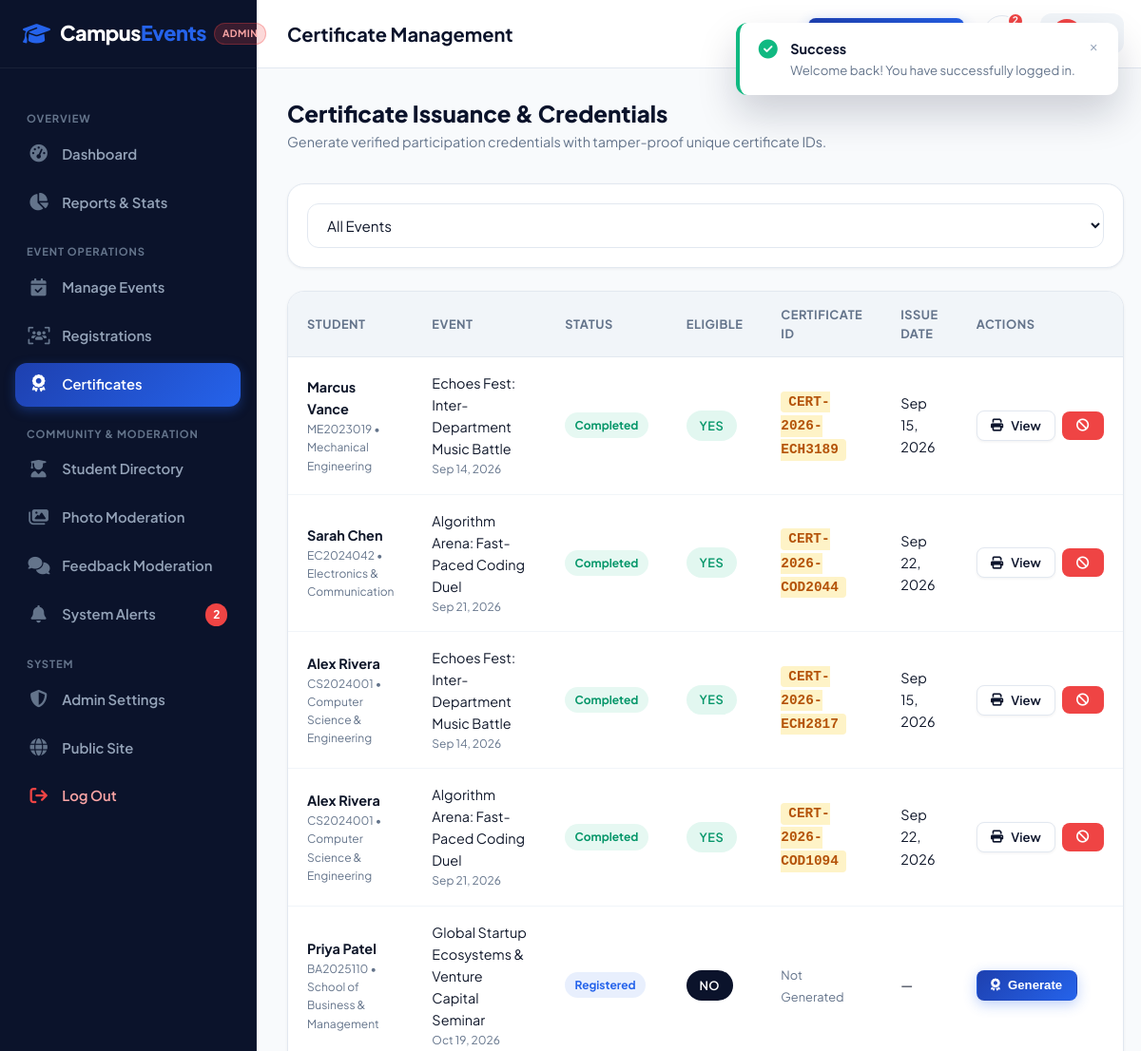
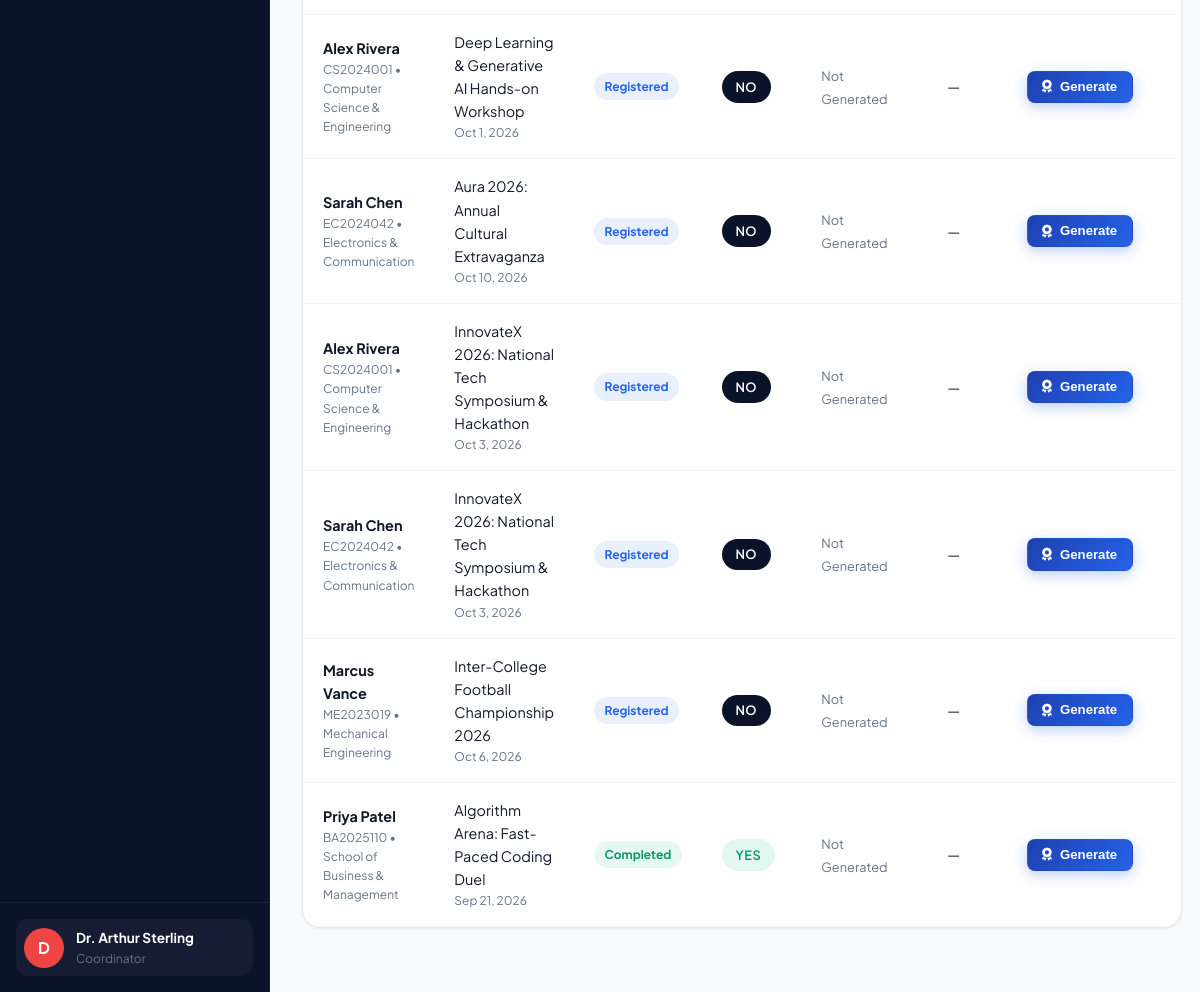
Screenshot of /admin/certificates.php (signed in) with the database file from the repository (2 pictures, top to bottom).
### tables this page shows
CREATE TABLE IF NOT EXISTS `certificates` (
  `id` INT AUTO_INCREMENT PRIMARY KEY,
  `certificate_code` VARCHAR(50) NOT NULL UNIQUE,
  `registration_id` INT NOT NULL UNIQUE,
  `student_id` INT NOT NULL,
  `event_id` INT NOT NULL,
  `issue_date` DATE NOT NULL,
  `created_at` TIMESTAMP DEFAULT CURRENT_TIMESTAMP,
  CONSTRAINT `fk_cert_reg` FOREIGN KEY (`registration_id`) REFERENCES `event_registrations`(`id`) ON DELETE CASCADE,
  CONSTRAINT `fk_cert_student` FOREIGN KEY (`student_id`) REFERENCES `students`(`id`) ON DELETE CASCADE,
  CONSTRAINT `fk_cert_event` FOREIGN KEY (`event_id`) REFERENCES `events`(`id`) ON DELETE CASCADE
);

CREATE TABLE IF NOT EXISTS `students` (
  `id` INT AUTO_INCREMENT PRIMARY KEY,
  `user_id` INT NOT NULL UNIQUE,
  `student_id` VARCHAR(50) NOT NULL UNIQUE,
  `full_name` VARCHAR(150) NOT NULL,
  `phone` VARCHAR(25) NOT NULL,
  `department` VARCHAR(100) NOT NULL,
  `course` VARCHAR(100) NOT NULL,
  `semester` VARCHAR(20) NOT NULL,
  `avatar` VARCHAR(255) DEFAULT NULL,
  `created_at` TIMESTAMP DEFAULT CURRENT_TIMESTAMP,
  CONSTRAINT `fk_student_user` FOREIGN KEY (`user_id`) REFERENCES `users`(`id`) ON DELETE CASCADE
);

CREATE TABLE IF NOT EXISTS `events` (
  `id` INT AUTO_INCREMENT PRIMARY KEY,
  `title` VARCHAR(255) NOT NULL,
  `slug` VARCHAR(255) NOT NULL UNIQUE,
  `category` ENUM('Technical', 'Cultural', 'Sports', 'Arts', 'Workshop', 'Seminar', 'Competition', 'College Festival') NOT NULL,
  `description` TEXT NOT NULL,
  `rules` TEXT DEFAULT NULL,
  `eligibility` VARCHAR(255) DEFAULT 'Open to all registered university students',
  `event_date` DATE NOT NULL,
  `event_time` TIME NOT NULL,
  `venue` VARCHAR(200) NOT NULL,
  `organizer` VARCHAR(150) NOT NULL,
  `contact_info` VARCHAR(200) NOT NULL,
  `banner_image` VARCHAR(255) DEFAULT NULL,
  `max_participants` INT NOT NULL DEFAULT 100,
  `registration_deadline` DATETIME NOT NULL,
  `is_published` TINYINT(1) NOT NULL DEFAULT 1,
  `created_at` TIMESTAMP DEFAULT CURRENT_TIMESTAMP,
  INDEX `idx_event_date` (`event_date`),
  INDEX `idx_category` (`category`)
);

CREATE TABLE IF NOT EXISTS `event_registrations` (
  `id` INT AUTO_INCREMENT PRIMARY KEY,
  `event_id` INT NOT NULL,
  `student_id` INT NOT NULL,
  `registration_date` TIMESTAMP DEFAULT CURRENT_TIMESTAMP,
  `status` ENUM('registered', 'attended', 'completed', 'cancelled') NOT NULL DEFAULT 'registered',
  `is_certificate_eligible` TINYINT(1) NOT NULL DEFAULT 0,
  CONSTRAINT `fk_reg_event` FOREIGN KEY (`event_id`) REFERENCES `events`(`id`) ON DELETE CASCADE,
  CONSTRAINT `fk_reg_student` FOREIGN KEY (`student_id`) REFERENCES `students`(`id`) ON DELETE CASCADE,
  UNIQUE KEY `uniq_event_student` (`event_id`, `student_id`),
  INDEX `idx_reg_status` (`status`)
);

### includes/auth.php (called while the page is built, shortened)
<?php
function getBaseUrl(): string {
    $scriptName = $_SERVER['SCRIPT_NAME'] ?? '';
    return '/';
}
function getCurrentUser(): ?array {
    $pdo = getDBConnection();
    $userId = (int)$_SESSION['user_id'];
    $role = $_SESSION['user_role'] ?? 'student';
    if ($role === 'admin') {
        $stmt = $pdo->prepare("
            SELECT u.id as user_id, u.email, u.role, a.id as admin_id, a.full_name, a.department, a.phone
            FROM users u
            JOIN admins a ON a.user_id = u.id
            WHERE u.id = ?
        ");
    }
    $stmt->execute([$userId]);
    $user = $stmt->fetch();
    return $user ?: null;
}
function e(?string $string): string {
    return htmlspecialchars($string ?? '', ENT_QUOTES, 'UTF-8');
}
function getUnreadNotificationCount(int $userId): int {
    try {
        $pdo = getDBConnection();
        $stmt = $pdo->prepare("SELECT COUNT(*) FROM notifications WHERE user_id = ? AND is_read = 0");
        $stmt->execute([$userId]);
        return (int)$stmt->fetchColumn();
    } catch (Exception $e) {
        return 0;
    }
}

### admin/certificates.php (the view, shortened to what this page needs)
<?php
require_once __DIR__ . '/../includes/auth.php';
$pdo = getDBConnection();
$sql = "
    SELECT r.id as reg_id, r.registration_date, r.status, r.is_certificate_eligible,
           s.full_name as student_name, s.student_id, s.department,
           e.title as event_title, e.event_date,
           c.id as cert_id, c.certificate_code, c.issue_date
    FROM event_registrations r
    JOIN students s ON s.id = r.student_id
    JOIN events e ON e.id = r.event_id
    LEFT JOIN certificates c ON c.registration_id = r.id
    WHERE r.status != 'cancelled'
";
$params = [];
$sql .= " ORDER BY c.id DESC, r.registration_date DESC";
$stmt = $pdo->prepare($sql);
$stmt->execute($params);
$records = $stmt->fetchAll();
$pageTitle = 'Certificate Management';
require_once __DIR__ . '/../includes/header.php';
require_once __DIR__ . '/../includes/admin-sidebar.php';
?>
<div style="display: flex; justify-content: space-between; align-items: center; margin-bottom: 2rem; flex-wrap: wrap; gap: 1rem;">
  <div>
    <h2 style="font-size: 1.5rem; font-weight: 800; color: var(--primary-dark); margin-bottom: 0.25rem;">Certificate Issuance & Credentials</h2>
    <p style="color: var(--muted); font-size: 0.9rem;">Generate verified participation credentials with tamper-proof unique certificate IDs.</p>
  </div>
</div>
<div class="dash-card" style="margin-bottom: 1.5rem;">
  <div class="dash-card-body" style="padding: 1.25rem;">
    <form action="<?= $baseUrl ?>admin/certificates.php" method="GET" style="display: flex; gap: 1rem; align-items: center; flex-wrap: wrap;">
      <div style="flex: 1; min-width: 250px;">
        <select name="event_id" class="form-control" onchange="this.form.submit()">
          <option value="0">All Events</option>
        </select>
      </div>
    </form>
  </div>
</div>
<div class="dash-card">
  <div class="dash-card-body" style="padding: 0;">
    <?php if (!empty($records)): ?>
      <div class="table-responsive">
        <table class="data-table">
          <thead>
            <tr>
              <th>Student</th>
              <th>Event</th>
              <th>Status</th>
              <th>Eligible</th>
              <th>Certificate ID</th>
              <th>Issue Date</th>
              <th>Actions</th>
            </tr>
          </thead>
          <tbody>
            <?php foreach ($records as $row): ?>
              <tr>
                <td>
                  <strong><?= e($row['student_name']) ?></strong>
                  <div style="font-size: 0.75rem; color: var(--muted);"><?= e($row['student_id']) ?> &bull; <?= e($row['department']) ?></div>
                </td>
                <td>
                  <?= e($row['event_title']) ?>
                  <div style="font-size: 0.75rem; color: var(--muted);"><?= date('M j, Y', strtotime($row['event_date'])) ?></div>
                </td>
                <td>
                  <span class="status-pill status-<?= e($row['status']) ?>">
                    <?= ucfirst(e($row['status'])) ?>
                  </span>
                </td>
                <td>
                  <span class="badge <?= $row['is_certificate_eligible'] ? 'badge-success' : 'badge-navy' ?>">
                    <?= $row['is_certificate_eligible'] ? 'Yes' : 'No' ?>
                  </span>
                </td>
                <td>
                  <?php if (!empty($row['certificate_code'])): ?>
                    <span style="font-family: monospace; font-weight: 700; color: #b45309; background: #fef3c7; padding: 0.2rem 0.5rem; border-radius: 4px;">
                      <?= e($row['certificate_code']) ?>
                    </span>
                  <?php else: ?>
                    <span style="color: var(--muted); font-size: 0.8rem;">Not Generated</span>
                  <?php endif; ?>
                </td>
                <td>
                  <?= !empty($row['issue_date']) ? date('M j, Y', strtotime($row['issue_date'])) : '—' ?>
                </td>
                <td>
                  <?php if (empty($row['cert_id'])): ?>
                    <form action="" method="POST" style="display:inline;">
                      <button type="submit" class="btn btn-primary btn-sm">
                        <i class="fa-solid fa-award"></i> Generate
                      </button>
                    </form>
                  <?php else: ?>
                    <div class="action-buttons">
                      <a href="<?= $baseUrl ?>student/certificates.php?id=<?= $row['reg_id'] ?>" target="_blank" class="btn btn-secondary btn-sm" title="View / Print Certificate">
                        <i class="fa-solid fa-print"></i> View
                      </a>
                      <form action="" method="POST" style="display:inline;" onsubmit="return confirm('Revoke this issued certificate?');">
                        <button type="submit" class="btn btn-danger btn-sm" title="Revoke">
                          <i class="fa-solid fa-ban"></i>
                        </button>
                      </form>
                    </div>
                  <?php endif; ?>
                </td>
              </tr>
            <?php endforeach; ?>
          </tbody>
        </table>
      </div>
    <?php endif; ?>
  </div>
</div>
    </div>
  </div>
</div>
</body>
</html>

### includes/admin-sidebar.php (shortened to what this page needs)
<?php
require_once __DIR__ . '/auth.php';
$baseUrl = getBaseUrl();
$currentFile = basename($_SERVER['PHP_SELF']);
$admin = getCurrentUser();
$unreadCount = getUnreadNotificationCount($admin['user_id']);
?>
<div class="dashboard-layout">
  <aside class="dashboard-sidebar">
    <div class="sidebar-header">
      <a href="<?= $baseUrl ?>index.php" class="brand-logo">
        <i class="fa-solid fa-graduation-cap"></i>
        <span>Campus<span class="accent">Events</span></span>
      </a>
      <span class="sidebar-role-badge admin">Admin</span>
    </div>
    <div class="sidebar-body">
      <div class="sidebar-group-label">Overview</div>
      <ul class="sidebar-nav">
        <li>
          <a href="<?= $baseUrl ?>admin/dashboard.php" class="<?= $currentFile === 'dashboard.php' ? 'active' : '' ?>">
            <i class="fa-solid fa-gauge-high"></i>
            <span>Dashboard</span>
          </a>
        </li>
        <li>
          <a href="<?= $baseUrl ?>admin/reports.php" class="<?= $currentFile === 'reports.php' ? 'active' : '' ?>">
            <i class="fa-solid fa-chart-pie"></i>
            <span>Reports & Stats</span>
          </a>
        </li>
      </ul>
      <div class="sidebar-group-label">Event Operations</div>
      <ul class="sidebar-nav">
        <li>
          <a href="<?= $baseUrl ?>admin/events.php" class="<?= $currentFile === 'events.php' ? 'active' : '' ?>">
            <i class="fa-solid fa-calendar-check"></i>
            <span>Manage Events</span>
          </a>
        </li>
        <li>
          <a href="<?= $baseUrl ?>admin/registrations.php" class="<?= $currentFile === 'registrations.php' ? 'active' : '' ?>">
            <i class="fa-solid fa-users-viewfinder"></i>
            <span>Registrations</span>
          </a>
        </li>
        <li>
          <a href="<?= $baseUrl ?>admin/certificates.php" class="<?= $currentFile === 'certificates.php' ? 'active' : '' ?>">
            <i class="fa-solid fa-award"></i>
            <span>Certificates</span>
          </a>
        </li>
      </ul>
      <div class="sidebar-group-label">Community & Moderation</div>
      <ul class="sidebar-nav">
        <li>
          <a href="<?= $baseUrl ?>admin/students.php" class="<?= $currentFile === 'students.php' ? 'active' : '' ?>">
            <i class="fa-solid fa-user-graduate"></i>
            <span>Student Directory</span>
          </a>
        </li>
        <li>
          <a href="<?= $baseUrl ?>admin/gallery.php" class="<?= $currentFile === 'gallery.php' ? 'active' : '' ?>">
            <i class="fa-solid fa-images"></i>
            <span>Photo Moderation</span>
          </a>
        </li>
        <li>
          <a href="<?= $baseUrl ?>admin/feedback.php" class="<?= $currentFile === 'feedback.php' ? 'active' : '' ?>">
            <i class="fa-solid fa-comments"></i>
            <span>Feedback Moderation</span>
          </a>
        </li>
        <li>
          <a href="<?= $baseUrl ?>admin/notifications.php" class="<?= $currentFile === 'notifications.php' ? 'active' : '' ?>">
            <i class="fa-solid fa-bell"></i>
            <span>System Alerts</span>
            <?php if ($unreadCount > 0): ?>
              <span class="sidebar-nav-badge"><?= $unreadCount ?></span>
            <?php endif; ?>
          </a>
        </li>
      </ul>
      <div class="sidebar-group-label">System</div>
      <ul class="sidebar-nav">
        <li>
          <a href="<?= $baseUrl ?>admin/profile.php" class="<?= $currentFile === 'profile.php' ? 'active' : '' ?>">
            <i class="fa-solid fa-shield-halved"></i>
            <span>Admin Settings</span>
          </a>
        </li>
        <li>
          <a href="<?= $baseUrl ?>index.php">
            <i class="fa-solid fa-globe"></i>
            <span>Public Site</span>
          </a>
        </li>
        <li>
          <a href="<?= $baseUrl ?>auth/logout.php" style="color: #fca5a5;">
            <i class="fa-solid fa-arrow-right-from-bracket" style="color: #ef4444;"></i>
            <span>Log Out</span>
          </a>
        </li>
      </ul>
    </div>
    <div class="sidebar-footer">
      <div class="sidebar-user-card">
        <div class="sidebar-avatar" style="background: #ef4444;">
          <?= strtoupper(substr($admin['full_name'] ?? 'A', 0, 1)) ?>
        </div>
        <div class="sidebar-user-info">
          <div class="sidebar-user-name"><?= e($admin['full_name']) ?></div>
          <div class="sidebar-user-role">Coordinator</div>
        </div>
      </div>
    </div>
  </aside>
  <div class="dashboard-main">
    <header class="dashboard-topbar">
      <div class="topbar-left">
        <h1 class="topbar-title"><?= e($pageTitle ?? 'Admin Dashboard') ?></h1>
      </div>
      <div class="topbar-right">
        <a href="<?= $baseUrl ?>admin/events.php?action=create" class="btn btn-primary btn-sm">
        </a>
        <div class="topbar-action-item">
          <a href="<?= $baseUrl ?>admin/notifications.php" class="topbar-icon-btn" title="Alerts">
            <?php if ($unreadCount > 0): ?>
              <span class="topbar-badge"><?= $unreadCount ?></span>
            <?php endif; ?>
          </a>
        </div>
        <a href="<?= $baseUrl ?>admin/profile.php" class="sidebar-user-card" style="background: var(--surface-alt); text-decoration: none; padding: 0.35rem 0.75rem;">
          <div class="sidebar-avatar" style="width: 32px; height: 32px; font-size: 0.8rem; background: #ef4444;">
          </div>
          <span style="font-size: 0.85rem; font-weight: 700; color: var(--primary-dark);">
          </span>
        </a>
      </div>
    </header>
    <div class="dashboard-content">

### rows the page displays
certificates: student.full_name "Marcus Vance", student.student_id "ME2023019", student.department "Mechanical Engineering", event.title "Echoes Fest: Inter-Department Music Battle", event.event_date "Sep 14, 2026", registration.status "Completed", shows "YES", certificate_code "CERT-2026-ECH3189", issue_date "Sep 15, 2026"
certificates: student.full_name "Sarah Chen", student.student_id "EC2024042", student.department "Electronics & Communication", event.title "Algorithm Arena: Fast-Paced Coding Duel", event.event_date "Sep 21, 2026", registration.status "Completed", shows "YES", certificate_code "CERT-2026-COD2044", issue_date "Sep 22, 2026"
certificates: student.full_name "Alex Rivera", student.student_id "CS2024001", student.department "Computer Science & Engineering", event.title "Echoes Fest: Inter-Department Music Battle", event.event_date "Sep 14, 2026", registration.status "Completed", shows "YES", certificate_code "CERT-2026-ECH2817", issue_date "Sep 15, 2026"
certificates: student.full_name "Alex Rivera", student.student_id "CS2024001", student.department "Computer Science & Engineering", event.title "Algorithm Arena: Fast-Paced Coding Duel", event.event_date "Sep 21, 2026", registration.status "Completed", shows "YES", certificate_code "CERT-2026-COD1094", issue_date "Sep 22, 2026"
event_registrations: student.full_name "Priya Patel", student.student_id "BA2025110", student.department "School of Business & Management", event.title "Global Startup Ecosystems & Venture Capital Seminar", event.event_date "Oct 19, 2026", status "Registered", is_certificate_eligible "NO", shows "Not Generated"
event_registrations: student.full_name "Alex Rivera", student.student_id "CS2024001", student.department "Computer Science & Engineering", event.title "Deep Learning & Generative AI Hands-on Workshop", event.event_date "Oct 1, 2026", status "Registered", is_certificate_eligible "NO", shows "Not Generated"
event_registrations: student.full_name "Sarah Chen", student.student_id "EC2024042", student.department "Electronics & Communication", event.title "Aura 2026: Annual Cultural Extravaganza", event.event_date "Oct 10, 2026", status "Registered", is_certificate_eligible "NO", shows "Not Generated"
event_registrations: student.full_name "Alex Rivera", student.student_id "CS2024001", student.department "Computer Science & Engineering", event.title "InnovateX 2026: National Tech Symposium & Hackathon", event.event_date "Oct 3, 2026", status "Registered", is_certificate_eligible "NO", shows "Not Generated"
event_registrations: student.full_name "Sarah Chen", student.student_id "EC2024042", student.department "Electronics & Communication", event.title "InnovateX 2026: National Tech Symposium & Hackathon", event.event_date "Oct 3, 2026", status "Registered", is_certificate_eligible "NO", shows "Not Generated"
event_registrations: student.full_name "Marcus Vance", student.student_id "ME2023019", student.department "Mechanical Engineering", event.title "Inter-College Football Championship 2026", event.event_date "Oct 6, 2026", status "Registered", is_certificate_eligible "NO", shows "Not Generated"
event_registrations: student.full_name "Priya Patel", student.student_id "BA2025110", student.department "School of Business & Management", event.title "Algorithm Arena: Fast-Paced Coding Duel", event.event_date "Sep 21, 2026", status "Completed", is_certificate_eligible "YES", shows "Not Generated"

### other values shown
$unreadCount "2"
substr($admin['full_name'] ?? 'A', 0, 1) "D"
$admin['full_name'] "Dr. Arthur Sterling"
$pageTitle "Certificate Management"
